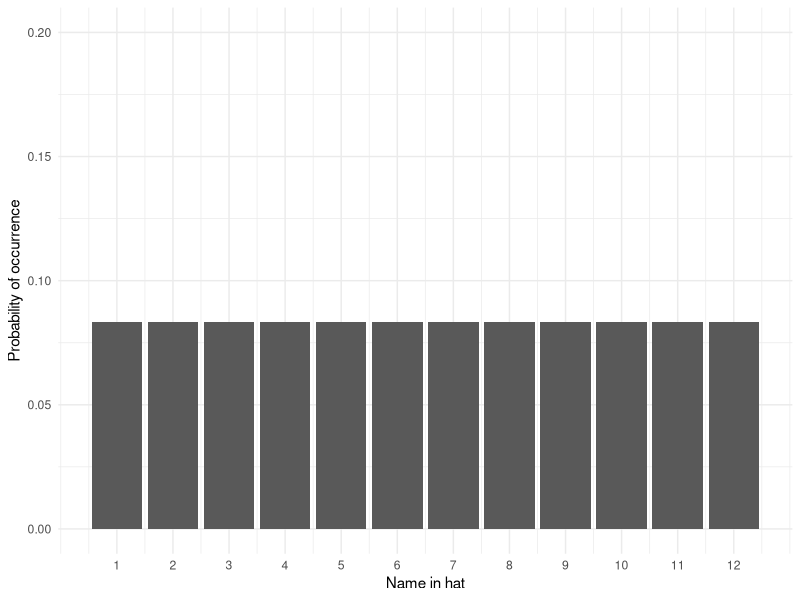
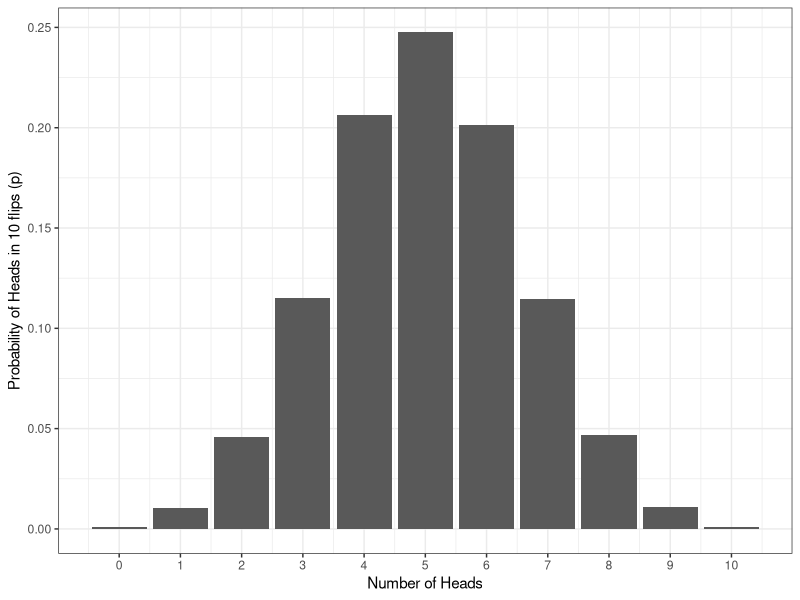

Here is the R script that generated these plots, in order: (Note: this script raises an error after producing the figures.)
## ---- chunk 1
1/12
## ---- chunk 2
library(tidyverse)
name <- 1:12
prob <- sample(x = .08333333, size = 12, replace = TRUE)
dat <- tibble(name, prob)
ggplot(dat, aes(name, prob)) +
  geom_col() +
  scale_y_continuous(limits = c(0,.2), name = "Probability of occurrence") +
  scale_x_continuous(breaks = c(1,2,3,4,5,6,7,8,9,10,11,12), name = "Name in hat") +
  theme_minimal()
## ---- chunk 3
heads10000 <- replicate(n = 10000, expr = sample(0:1, 10, TRUE) %>% sum())

data10000 <- tibble(heads = heads10000) %>%   # convert to a tibble
                group_by(heads) %>%     # group by number of possibilities 
                summarise(n = n(), # count occurances of each possibility,
                          p=n/10000) # & calculate probability (p) of each

ggplot(data10000, aes(x = heads,y = p)) + 
  geom_bar(stat = "identity") + 
  labs(x = "Number of Heads", y = "Probability of Heads in 10 flips (p)") +
  theme_bw() +
  scale_x_continuous(breaks = c(0,1,2,3,4,5,6,7,8,9,10))
## ---- chunk 4
knitr::include_graphics(path="./images/norm_dist_height.png")
## ---- chunk 5
knitr::include_graphics(path="./images/normal_dist.gif")
## ---- chunk 6
pbinom(q = 7, size = 10, prob = .5) 
## ---- chunk 7
ggplot(data10000, aes(x = heads,y = p)) + 
  geom_bar(stat = "identity", aes(fill = heads >7), show.legend = FALSE, alpha = .8) + 
  labs(x = "Number of Heads", y = "Probability of Heads in 10 flips (p)") +
  theme_bw() +
  scale_x_continuous(breaks = c(0,1,2,3,4,5,6,7,8,9,10)) +
  scale_fill_viridis_d(option = "E")
## ---- chunk 8
qbinom(p = .05, size = 10, prob = .5)
## ---- chunk 9

knitr::include_url("https://shannon-mcnee19.shinyapps.io/binomial_shiny/",
                   height = "800px")

## ---- chunk 10
men <- rnorm(n = 100000, mean = 176.2, sd = 6.748)
women <- rnorm(n = 100000, mean = 163.8, sd = 6.931)

heights <- tibble(men, women) %>%
  pivot_longer(names_to = "sex", values_to = "height", men:women)
ggplot(heights, aes(x = height, fill = sex)) +
  geom_density(alpha = .6) +
  scale_fill_viridis_d(option = "E", name = "Sex", labels = c("Men", "Women")) +
  theme_minimal()
  
